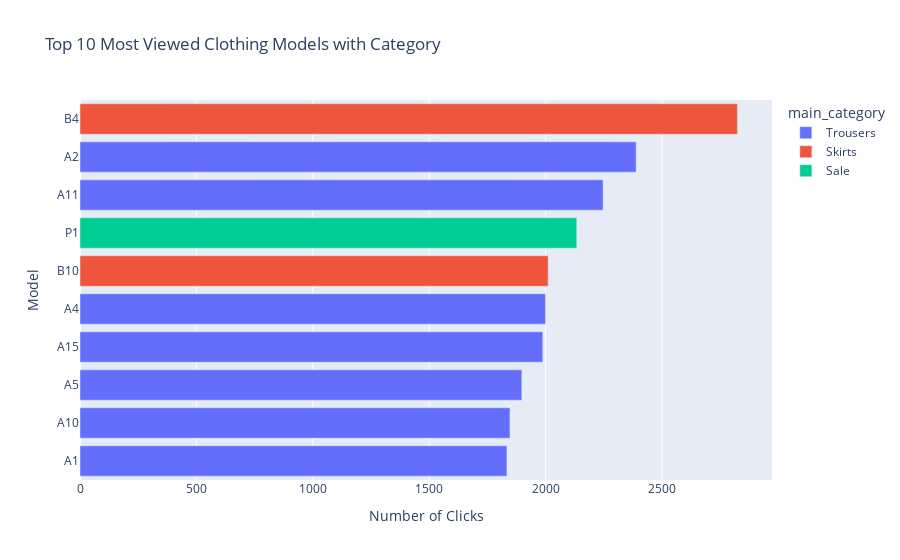

This figure's notebook cell:
### Code cell
# Count clicks by clothing model and category
model_category = df.groupby(['clothing_model', 'main_category']).size().reset_index(name='clicks')

# Get top 10 most clicked models overall
top_model_names = model_category.groupby('clothing_model')['clicks'].sum().nlargest(10).index

# Filter only top models
top_model_category = model_category[model_category['clothing_model'].isin(top_model_names)]

# Plot grouped horizontal bar chart
fig = px.bar(top_model_category,
             x='clicks', y='clothing_model', color='main_category',
             orientation='h',
             title='Top 10 Most Viewed Clothing Models with Category',
             labels={'clicks': 'Number of Clicks', 'clothing_model': 'Model'})
fig.update_layout(yaxis={'categoryorder': 'total ascending'})
fig.show()

### Figure 1 — Plotly figure (JSON) as saved in the notebook; plotly's stock layout.template omitted (floating-point values rounded to 4 significant figures)
{"data": [{"hovertemplate": "main_category=Trousers<br>Number of Clicks=%{x}<br>Model=%{y}<extra></extra>", "legendgroup": "Trousers", "marker": {"color": "#636efa", "pattern": {"shape": ""}}, "name": "Trousers", "orientation": "h", "showlegend": true, "textposition": "auto", "type": "bar", "x": [1834, 1847, 2247, 1988, 2389, 2000, 1898], "xaxis": "x", "y": ["A1", "A10", "A11", "A15", "A2", "A4", "A5"], "yaxis": "y"}, {"hovertemplate": "main_category=Skirts<br>Number of Clicks=%{x}<br>Model=%{y}<extra></extra>", "legendgroup": "Skirts", "marker": {"color": "#EF553B", "pattern": {"shape": ""}}, "name": "Skirts", "orientation": "h", "showlegend": true, "textposition": "auto", "type": "bar", "x": [2011, 2824], "xaxis": "x", "y": ["B10", "B4"], "yaxis": "y"}, {"hovertemplate": "main_category=Sale<br>Number of Clicks=%{x}<br>Model=%{y}<extra></extra>", "legendgroup": "Sale", "marker": {"color": "#00cc96", "pattern": {"shape": ""}}, "name": "Sale", "orientation": "h", "showlegend": true, "textposition": "auto", "type": "bar", "x": [2134], "xaxis": "x", "y": ["P1"], "yaxis": "y"}], "layout": {"barmode": "relative", "legend": {"title": {"text": "main_category"}, "tracegroupgap": 0}, "title": {"text": "Top 10 Most Viewed Clothing Models with Category"}, "xaxis": {"anchor": "y", "domain": [0, 1], "title": {"text": "Number of Clicks"}}, "yaxis": {"anchor": "x", "categoryorder": "total ascending", "domain": [0, 1], "title": {"text": "Model"}}}}
